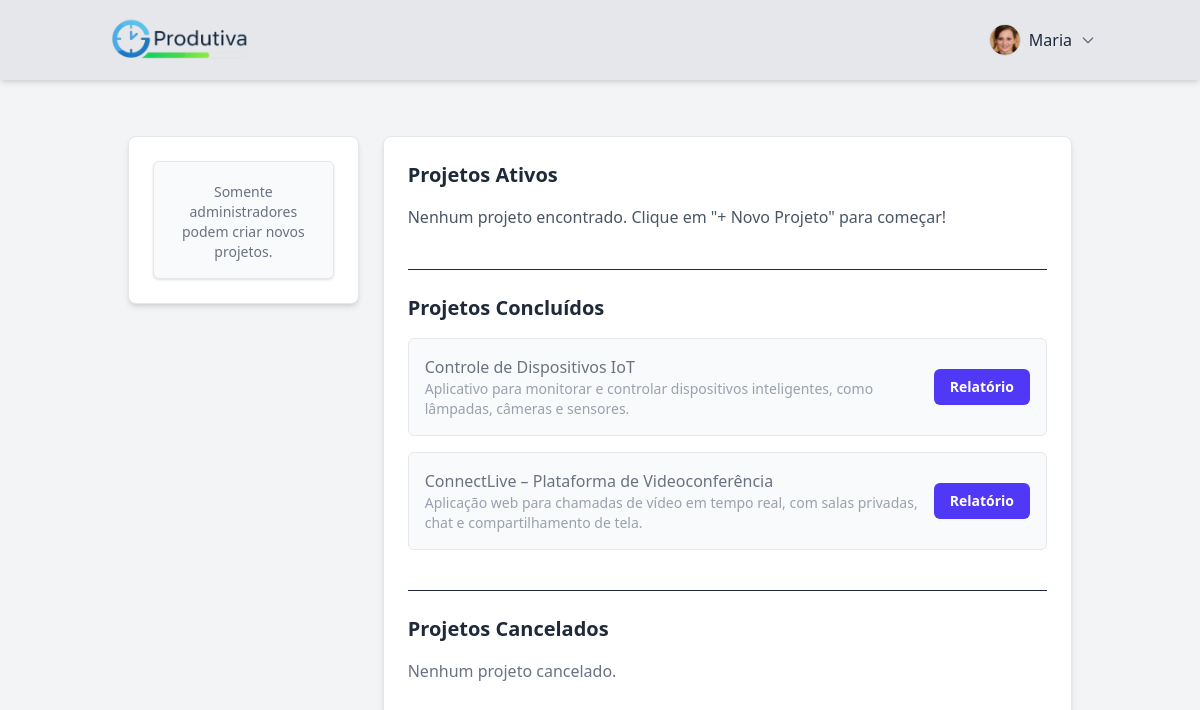
/produtiva/projetos/ (signed in), run on the app's committed database.
### produtiva/models.py (models this page shows, shortened)
class Perfil(models.Model):
    user = models.OneToOneField(User, on_delete=models.CASCADE, related_name='perfil')
    is_admin = models.BooleanField(default=False)
    foto = models.ImageField(upload_to='fotos_perfil/', blank=True, null=True)

class Projeto(models.Model):
    nome_projeto = models.CharField(
        max_length=255, blank=False, null=False, verbose_name="Nome do Projeto"
    )
    descricao = models.TextField(blank=True, null=True, verbose_name="Descrição")
    usuario = models.ForeignKey(
        User, on_delete=models.CASCADE, related_name="projetos_criados"
    )
    participantes = models.ManyToManyField(
        User, related_name="projetos_participando", blank=True, verbose_name="Participantes"
    )
    data_criacao = models.DateTimeField(auto_now_add=True)
    data_ultima_atualizacao = models.DateTimeField(auto_now=True)
    cancelado = models.BooleanField(default=False)
    concluido = models.BooleanField(default=False, verbose_name="Concluído")
    class Meta:
        verbose_name = "Projeto"
        verbose_name_plural = "Projetos"
        ordering = ["-data_criacao"]

### produtiva/views.py (the view, shortened to what this page needs)
# urls.py: path("projetos/", views.projetos, name="projetos"),
@cache_control(no_cache=True, must_revalidate=True, no_store=True)
@login_required
@login_required
def projetos(request):
    user = request.user
    if hasattr(user, 'perfil') and user.perfil.is_admin:
        projetos_do_usuario = Projeto.objects.all()
    else:
        projetos_do_usuario = Projeto.objects.filter(participantes=user)
    projetos_ativos = projetos_do_usuario.filter(cancelado=False, concluido=False)
    projetos_cancelados = projetos_do_usuario.filter(cancelado=True)
    projetos_concluidos = projetos_do_usuario.filter(concluido=True)
    context = {
        "projetos": projetos_ativos,
        "cancelados": projetos_cancelados,
        "concluidos": projetos_concluidos,
        "users": User.objects.all(),
    }
    return render(request, "projetos.html", context)

### produtiva/context_processors.py (called while the page is built)
def perfil_context(request):
    if request.user.is_authenticated:
        perfil = getattr(request.user, 'perfil', None)
        return {'perfil': perfil}
    return {}

### produtiva/templates/projetos.html (shortened to what this page needs)
{% extends "base.html" %}
{% load static %}
{% block header_right_content %}
<div class="relative flex items-center">
  {% if user.is_authenticated %}
    <button id="perfilMenuBtn" class="group flex items-center space-x-2 focus:outline-none">
      {% if perfil and perfil.foto %}
        <img src="{{ perfil.foto.url }}" alt="Foto de Perfil"
             class="w-8 h-8 rounded-full object-cover border border-gray-300 group-hover:ring-2 group-hover:ring-indigo-500 transition">
      {% endif %}
      <span class="font-medium text-gray-800 group-hover:text-indigo-600 transition">
        {{ user.first_name }}
      </span>
      <svg xmlns="http://www.w3.org/2000/svg" class="w-4 h-4 text-gray-500 group-hover:text-indigo-600 transition" fill="none" viewBox="0 0 24 24" stroke="currentColor" stroke-width="2">
        <path stroke-linecap="round" stroke-linejoin="round" d="M19 9l-7 7-7-7" />
      </svg>
    </button>
  {% else %}
    <a href="{% url 'login' %}"
       class="bg-blue-600 hover:bg-blue-700 text-white font-bold py-2 px-4 rounded transition-colors duration-200">
       Faça Login
    </a>
  {% endif %}
</div>
{% endblock header_right_content %}
{% block 'body' %}
<div class="flex flex-col lg:flex-row min-h-screen bg-gray-100 p-6">
  <div class="w-full lg:w-1/4 bg-white p-4 lg:p-6 rounded-lg shadow-md border border-gray-200 mr-6 h-fit">
    {% if user.perfil.is_admin %}
      <a href="#" id="novoProjetoBtn" class="flex items-center justify-center w-full px-4 py-3 bg-indigo-600 text-white font-semibold rounded-md shadow-sm hover:bg-indigo-700 focus:outline-none focus:ring-2 focus:ring-offset-2 focus:ring-indigo-500 transition-all duration-200 text-sm lg:text-base">
        <svg class="w-4 h-4 lg:w-5 lg:h-5 mr-2" fill="none" stroke="currentColor" viewBox="0 0 24 24">
          <path stroke-linecap="round" stroke-linejoin="round" stroke-width="2" d="M12 4v16m8-8H4"></path>
        </svg>
        Novo Projeto
      </a>
    {% else %}
      <div class="text-center bg-gray-50 border border-gray-200 rounded-md p-4 shadow-sm">
        <p class="text-gray-500 text-xs lg:text-sm mt-1">Somente administradores podem criar novos projetos.</p>
      </div>
    {% endif %}
  </div>
  <div class="w-full lg:w-3/4 bg-white p-4 lg:p-6 rounded-lg shadow-md border border-gray-200">
    <h2 class="text-lg lg:text-xl font-bold mb-4 text-gray-800">Projetos Ativos</h2>
    <div class="max-h-96 overflow-y-auto">
      <ul class="space-y-4">
        {% if projetos %}
          {% for projeto in projetos %}
            <li class="flex flex-col sm:flex-row sm:items-center justify-between bg-gray-50 p-4 rounded-md border border-gray-200 project-item" data-project-id="{{ projeto.id }}">
              <div class="flex-1 pr-4 mb-3 sm:mb-0">
                <a href="{% url 'tarefas_por_projeto' projeto.id %}" class="text-base lg:text-lg font-medium text-gray-800 hover:text-indigo-600 hover:underline">{{ projeto.nome_projeto }}</a>
                <p class="text-xs lg:text-sm text-gray-500 mt-1">{{ projeto.descricao|default_if_none:"Sem descrição" }}</p>
              </div>
              <div class="flex items-center justify-end space-x-2 sm:space-x-3">
                {% if user.perfil.is_admin %}
                  <button class="editar-projeto-btn p-2 text-gray-500 hover:text-indigo-600"
                      data-id="{{ projeto.id }}"
                      data-nome="{{ projeto.nome_projeto }}"
                      data-descricao="{{ projeto.descricao }}"
                      data-participantes="{% for p in projeto.participantes.all %}{% if not p.perfil.is_admin %}{{ p.id }}{% endif %}{% if not forloop.last %},{% endif %}{% endfor %}"
                  >
                    <svg xmlns="http://www.w3.org/2000/svg" fill="none" viewBox="0 0 24 24" stroke-width="1.5" stroke="currentColor" class="size-5 lg:size-6">
                      <path stroke-linecap="round" stroke-linejoin="round" d="m16.862 4.487 1.687-1.688a1.875 1.875 0 1 1 2.652 2.652L10.582 16.07a4.5 4.5 0 0 1-1.897 1.13L6 18l.8-2.685a4.5 4.5 0 0 1 1.13-1.897l8.932-8.931Z" />
                    </svg>
                  </button>
                  <button class="concluir-projeto-btn p-2 text-gray-500 hover:text-green-600" data-url="{% url 'concluir_projeto' projeto.id %}" title="Concluir Projeto">
                    <svg xmlns="http://www.w3.org/2000/svg" fill="none" viewBox="0 0 24 24" stroke-width="1.5" stroke="currentColor" class="size-5 lg:size-6">
                      <path stroke-linecap="round" stroke-linejoin="round" d="M4.5 12.75l6 6 9-13.5" />
                    </svg>
                  </button>
                  <button class="delete-project-btn p-2 text-gray-500 hover:text-red-600" data-url="{% url 'cancelar_projeto' projeto.id %}" title="Cancelar Projeto">
                    <svg xmlns="http://www.w3.org/2000/svg" fill="none" viewBox="0 0 24 24" stroke-width="1.5" stroke="currentColor" class="size-5 lg:size-6">
                      <path stroke-linecap="round" stroke-linejoin="round" d="m9.75 9.75 4.5 4.5m0-4.5-4.5 4.5M21 12a9 9 0 1 1-18 0 9 9 0 0 1 18 0Z" />
                    </svg>
                  </button>
                {% endif %}
              </div>
            </li>
          {% endfor %}
        {% else %}
          <p class="text-gray-600 text-sm lg:text-base">Nenhum projeto encontrado. Clique em "+ Novo Projeto" para começar!</p>
        {% endif %}
      </ul>
    </div>
    <h2 class="text-lg lg:text-xl font-bold mt-8 lg:mt-10 mb-4 text-gray-800 border-t pt-6">
      Projetos Concluídos
    </h2>
    <div class="max-h-96 overflow-y-auto">
      <ul class="space-y-4">
        {% if concluidos %}
          {% for projeto in concluidos %}
            <li class="flex flex-col sm:flex-row sm:items-center justify-between bg-gray-50 p-4 rounded-md border border-gray-200">
              <div class="mb-3 sm:mb-0">
                <span class="text-gray-500 text-sm lg:text-base">{{ projeto.nome_projeto }}</span>
                <p class="text-xs lg:text-sm text-gray-400">{{ projeto.descricao|default_if_none:"Sem descrição" }}</p>
              </div>
              <div class="flex items-center justify-end space-x-2 sm:space-x-3">
                  <a href="{% url 'relatorio_produtividade' projeto.id %}"
                    class="px-3 py-2 lg:px-4 bg-indigo-600 text-white text-xs lg:text-sm font-semibold rounded-md hover:bg-indigo-700 transition-all duration-200">
                    Relatório
                  </a>
              </div>
            </li>
          {% endfor %}
        {% else %}
          <p class="text-gray-500 text-sm lg:text-base">Nenhum projeto concluído.</p>
        {% endif %}
      </ul>
    </div>
    <h2 class="text-lg lg:text-xl font-bold mt-8 lg:mt-10 mb-4 text-gray-800 border-t pt-6">Projetos Cancelados</h2>
    <div class="max-h-96 overflow-y-auto">
      <ul class="space-y-4">
        {% if cancelados %}
          {% for projeto in cancelados %}
            <li class="flex flex-col sm:flex-row sm:items-center justify-between bg-gray-50 p-4 rounded-md border border-gray-200">
              <div class="mb-3 sm:mb-0">
                <span class="text-gray-500 line-through text-sm lg:text-base">{{ projeto.nome_projeto }}</span>
                <p class="text-xs lg:text-sm text-gray-400 line-through">{{ projeto.descricao|default_if_none:"Sem descrição" }}</p>
              </div>
              {% if user.perfil.is_admin %}
               <div class="flex items-center justify-end space-x-2 sm:space-x-3">
                  <button class="restaurar-projeto-btn p-2 bg-green-500 text-white rounded hover:bg-green-600" data-url="{% url 'restaurar_projeto' projeto.id %}" title="Restaurar Projeto">
                    <svg xmlns="http://www.w3.org/2000/svg" fill="none" viewBox="0 0 24 24" stroke-width="1.5" stroke="currentColor" class="size-5 lg:size-6">
                    <path stroke-linecap="round" stroke-linejoin="round" d="M16.023 9.348h4.992v-.001M2.985 19.644v-4.992m0 0h4.992m-4.993 0 3.181 3.183a8.25 8.25 0 0 0 13.803-3.7M4.031 9.865a8.25 8.25 0 0 1 13.803-3.7l3.181 3.182m0-4.991v4.99" />
                    </svg>
                  </button>
                    <button class="excluir-definitivo-btn p-2 bg-red-500 text-white rounded hover:bg-red-600" data-url="{% url 'excluir_definitivamente' projeto.id %}" title="Excluir Definitivamente">
                    <svg xmlns="http://www.w3.org/2000/svg" fill="none" viewBox="0 0 24 24" stroke-width="1.5" stroke="currentColor" class="size-5 lg:size-6">
                      <path stroke-linecap="round" stroke-linejoin="round" d="m14.74 9-.346 9m-4.788 0L9.26 9m9.968-3.21c.342.052.682.107 1.022.166m-1.022-.165L18.16 19.673a2.25 2.25 0 0 1-2.244 2.077H8.084a2.25 2.25 0 0 1-2.244-2.077L4.772 5.79m14.456 0a48.108 48.108 0 0 0-3.478-.397m-12 .562c.34-.059.68-.114 1.022-.165m0 0a48.11 48.11 0 0 1 3.478-.397m7.5 0v-.916c0-1.18-.91-2.164-2.09-2.201a51.964 51.964 0 0 0-3.32 0c-1.18.037-2.09 1.022-2.09 2.201v.916m7.5 0a48.667 48.667 0 0 0-7.5 0" />
                    </svg>
                  </button>
                </div>
              {% endif %}
            </li>
          {% endfor %}
        {% else %}
          <p class="text-gray-500 text-sm lg:text-base">Nenhum projeto cancelado.</p>
        {% endif %}
      </ul>
    </div>
  </div>
</div>
<link href="https://cdn.jsdelivr.net/npm/tom-select@2.3.1/dist/css/tom-select.css" rel="stylesheet">
{% endblock 'body' %}

### data on the page
Perfil: foto (picture)
Projeto: nome_projeto "Controle de Dispositivos IoT", descricao "Aplicativo para monitorar e controlar dispositivos inteligentes, como lâmpadas, câmeras e sensores."
Projeto: nome_projeto "ConnectLive – Plataforma de Videoconferência", descricao "Aplicação web para chamadas de vídeo em tempo real, com salas privadas, chat e compartilhamento de tela."

### other printed values
{{ user.first_name }} "Maria"
